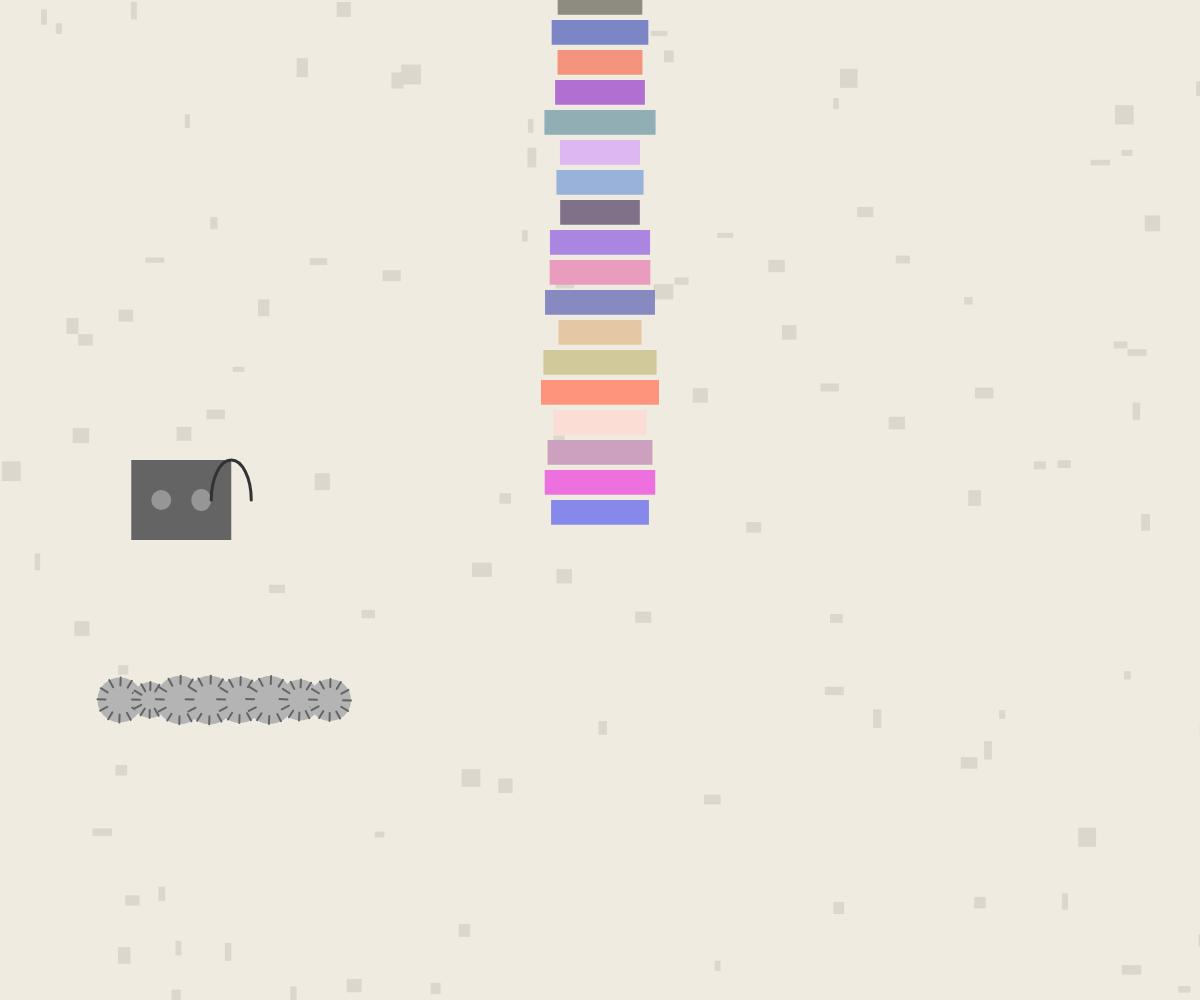
Frame 1 (no input)
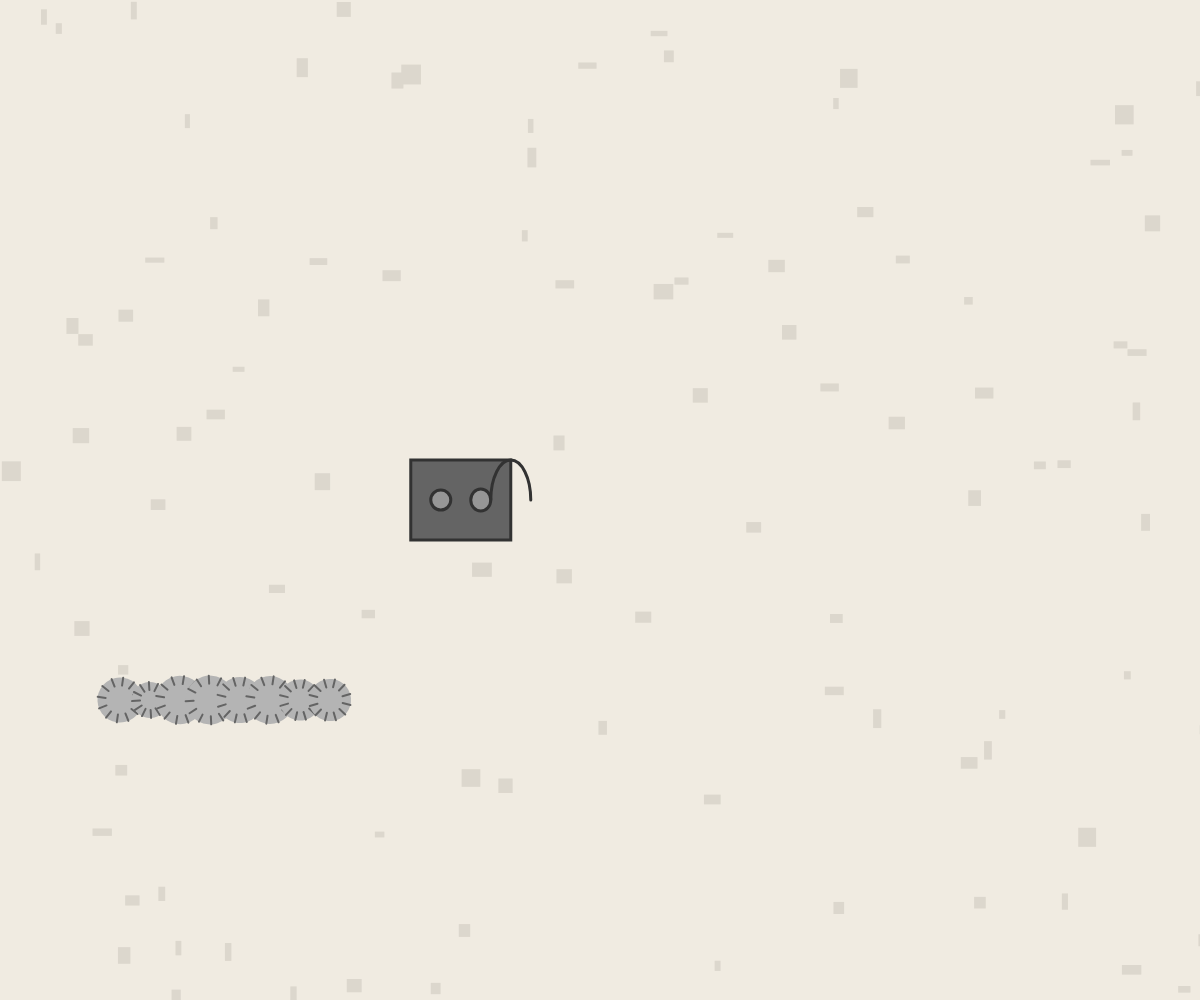
Frame 60 (no input)
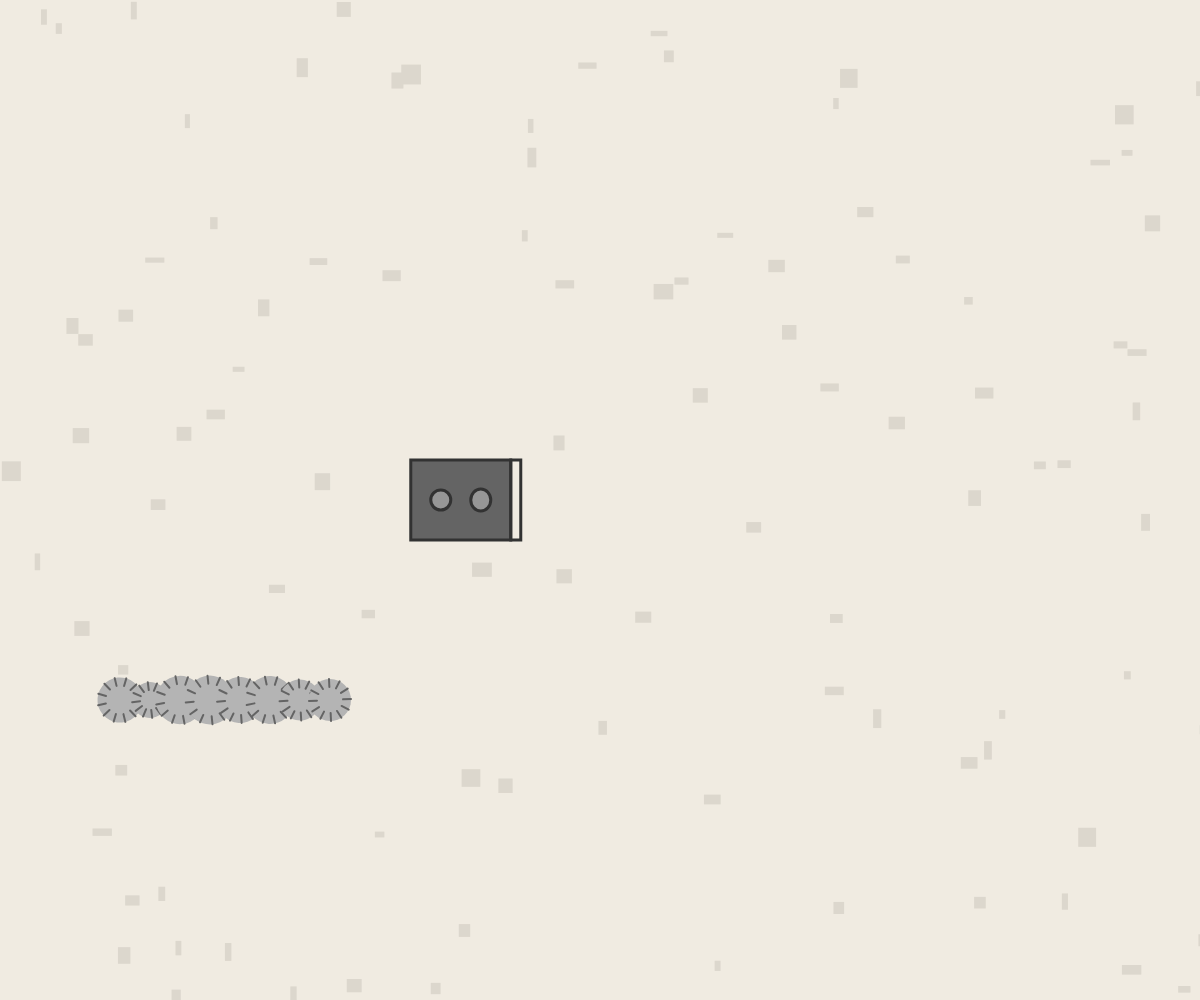
Frame 120 (the mouse pressed at the canvas centre since frame 60)

The p5.js sketch that drew these frames (run headless with seeded random() and noise() and a simulated clock; from frame 60 on, the mouse is pressed at the canvas centre):

// p5.js sketch
// ── sketch.js
let books = [];
let gears = [];
let shredder;
let backgroundImg;

function setup() {
  createCanvas(windowWidth, windowHeight);
  // Create a muted academic background
  backgroundImg = createGraphics(width, height);
  backgroundImg.background(240, 235, 225);
  backgroundImg.noStroke();
  for (let i = 0; i < 100; i++) {
    backgroundImg.fill(220, 215, 205);
    backgroundImg.rect(random(width), random(height), random(5, 20), random(5, 20));
  }
  
  // Initialize books - tall stack
  for (let i = 0; i < 30; i++) {
    books.push({
      x: width/2,
      y: height/2 - i * 30,
      w: random(80, 120),
      h: 25,
      color: color(random(100, 255), random(100, 255), random(100, 255)),
      shrink: 0
    });
  }
  
  // Initialize gears
  for (let i = 0; i < 8; i++) {
    gears.push({
      x: width * 0.1 + i * 30,
      y: height * 0.7,
      r: random(15, 25),
      rotation: 0,
      speed: random(0.02, 0.05)
    });
  }
  
  // Initialize shredder
  shredder = {
    x: width * 0.1,
    y: height/2,
    mouthWidth: 40,
    mouthHeight: 80,
    open: true,
    openTimer: 0,
    openDuration: 60,
    closeSpeed: 0.05
  };
}

function draw() {
  image(backgroundImg, 0, 0);
  
  // Update and draw gears
  for (let gear of gears) {
    gear.rotation += gear.speed;
    drawGear(gear);
  }
  
  // Update and draw books
  for (let i = books.length - 1; i >= 0; i--) {
    let book = books[i];
    book.shrink += 0.02;
    
    if (book.shrink > 1) {
      // Remove book when fully shrunk
      books.splice(i, 1);
      continue;
    }
    
    // Shrink book and make it fall
    let shrinkFactor = 1 - book.shrink * 0.8;
    let newX = book.x;
    let newY = book.y + book.shrink * 5;
    
    fill(book.color);
    noStroke();
    rect(newX - book.w * shrinkFactor / 2, newY, book.w * shrinkFactor, book.h * shrinkFactor);
  }
  
  // Update and draw shredder
  updateShredder();
  drawShredder();
}

function updateShredder() {
  shredder.openTimer++;
  if (shredder.openTimer > shredder.openDuration) {
    shredder.open = !shredder.open;
    shredder.openTimer = 0;
  }
  
  // Move shredder towards books
  if (books.length > 0) {
    let closestBook = books[books.length - 1];
    let targetX = closestBook.x - closestBook.w / 2 - 50;
    shredder.x += (targetX - shredder.x) * 0.03;
  }
}

function drawShredder() {
  // Draw mechanical base
  fill(100);
  rect(shredder.x, shredder.y - 40, 100, 80);
  
  // Draw rotating parts
  fill(150);
  ellipse(shredder.x + 30, shredder.y, 20, 20);
  ellipse(shredder.x + 70, shredder.y, 20, 22);
  
  // Draw mouth
  noFill();
  stroke(50);
  strokeWeight(3);
  if (shredder.open) {
    arc(shredder.x + 100, shredder.y, shredder.mouthWidth, shredder.mouthHeight, PI, TWO_PI, OPEN);
  } else {
    // Draw closed mouth
    rect(shredder.x + 100, shredder.y - shredder.mouthHeight/2, 10, shredder.mouthHeight);
  }
}

function drawGear(gear) {
  push();
  translate(gear.x, gear.y);
  rotate(gear.rotation);
  
  // Draw gear circle
  fill(180);
  noStroke();
  ellipse(0, 0, gear.r * 2, gear.r * 2);
  
  // Draw gear teeth
  stroke(100);
  strokeWeight(2);
  for (let i = 0; i < 12; i++) {
    let angle = TWO_PI / 12 * i;
    let x1 = cos(angle) * gear.r;
    let y1 = sin(angle) * gear.r;
    let x2 = cos(angle) * (gear.r - 8);
    let y2 = sin(angle) * (gear.r - 8);
    line(x1, y1, x2, y2);
  }
  
  pop();
}

function windowResized() {
  resizeCanvas(windowWidth, windowHeight);
}
